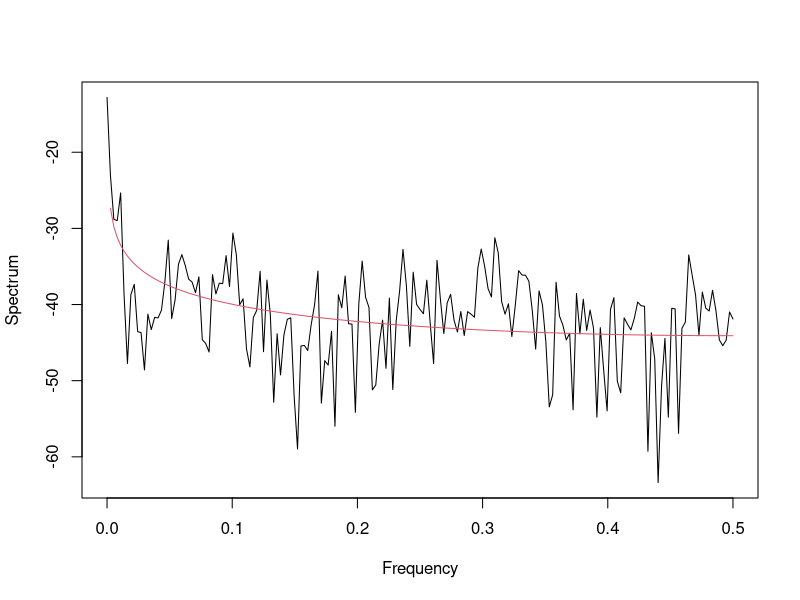

Source code (R):
library(waveslim)


### Name: fdp.mle
### Title: Wavelet-based Maximum Likelihood Estimation for a Fractional
###   Difference Process
### Aliases: fdp.mle
### Keywords: ts

### ** Examples

## Figure 5.5 in Gencay, Selcuk and Whitcher (2001)
fdp.sdf <- function(freq, d, sigma2=1)
  sigma2 / ((2*sin(pi * freq))^2)^d
dB <- function(x) 10 * log10(x)
per <- function(z) {
  n <- length(z)
  (Mod(fft(z))**2/(2*pi*n))[1:(n %/% 2 + 1)]
}
data(ibm)     
ibm.returns <- diff(log(ibm))
ibm.volatility <- abs(ibm.returns)
ibm.vol.mle <- fdp.mle(ibm.volatility, "d4", 4)
freq <- 0:184/368
ibm.vol.per <- 2 * pi * per(ibm.volatility)
ibm.vol.resid <- ibm.vol.per/ fdp.sdf(freq, ibm.vol.mle$parameters[1])
par(mfrow=c(1,1), las=0, pty="m")
plot(freq, dB(ibm.vol.per), type="l", xlab="Frequency", ylab="Spectrum")
lines(freq, dB(fdp.sdf(freq, ibm.vol.mle$parameters[1],
                       ibm.vol.mle$parameters[2]/2)), col=2)
